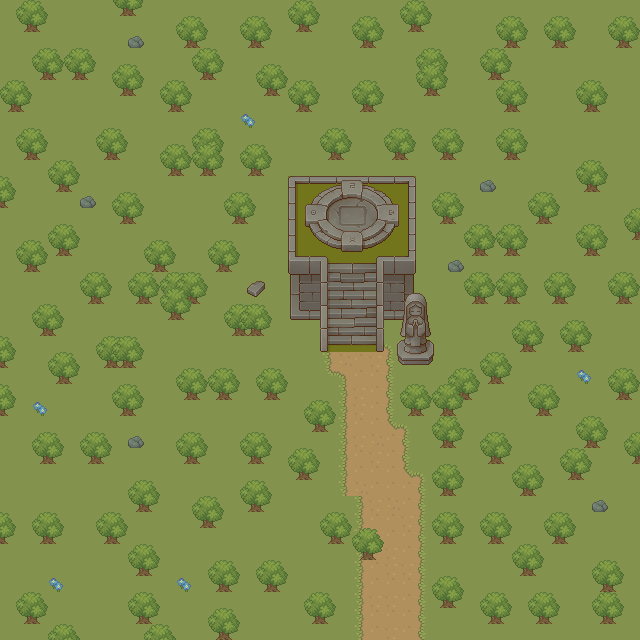

This is a level from a 2D game, rendered from its Tiled map with the project's own tilesets. A one-line summary and the map file follow, with tile-layer data summarised:
An orthogonal 40x40 tile map with 16x16 px tiles, 5 tile layers (Tile Layer 1, Tile Layer 2, Tile Layer 3, Tile Layer 4, ...), 7 tilesets.

<map version="1.10" tiledversion="1.11.0" orientation="orthogonal" renderorder="right-down" width="40" height="40" tilewidth="16" tileheight="16" infinite="0" nextlayerid="9" nextobjectid="1">
 <tileset firstgid="1" name="free" tilewidth="16" tileheight="16" tilecount="130" columns="13">
  <image source="Tilesets/Tilesets/free.png" width="208" height="160" />
 </tileset>
 <tileset firstgid="131" name="TX Plant" tilewidth="16" tileheight="16" tilecount="1024" columns="32">
  <image source="Tilesets/TX Plant.png" width="512" height="512" />
 </tileset>
 <tileset firstgid="1155" name="TX Struct" tilewidth="16" tileheight="16" tilecount="1024" columns="32">
  <image source="Tilesets/TX Struct.png" width="512" height="512" />
 </tileset>
 <tileset firstgid="2179" name="TX Tileset Wall" tilewidth="16" tileheight="16" tilecount="1024" columns="32">
  <image source="Tilesets/TX Tileset Wall.png" width="512" height="512" />
 </tileset>
 <tileset firstgid="3203" name="TX Tileset Grass" tilewidth="16" tileheight="16" tilecount="256" columns="16">
  <image source="Tilesets/TX Tileset Grass.png" width="256" height="256" />
 </tileset>
 <tileset firstgid="3459" name="TX Props" tilewidth="16" tileheight="16" tilecount="1024" columns="32">
  <image source="Tilesets/TX Props.png" width="512" height="512" />
 </tileset>
 <tileset firstgid="4483" name="protal" tilewidth="16" tileheight="16" tilecount="60" columns="12">
  <image source="Tilesets/protal.png" width="192" height="80" />
 </tileset>
 <layer id="1" name="Tile Layer 1" width="40" height="40">
  <data>[1600 cells, 1600 non-empty, 13 distinct tile ids]</data>
 </layer>
 <layer id="2" name="Tile Layer 2" width="40" height="40">
  <data>[1600 cells, 245 non-empty, 54 distinct tile ids]</data>
 </layer>
 <layer id="3" name="Tile Layer 3" width="40" height="40">
  <data>[1600 cells, 75 non-empty, 30 distinct tile ids]</data>
 </layer>
 <layer id="4" name="Tile Layer 4" width="40" height="40">
  <data>[1600 cells, 281 non-empty, 55 distinct tile ids]</data>
 </layer>
 <layer id="8" name="Portal" width="40" height="40">
  <data>[1600 cells, 30 non-empty, 30 distinct tile ids]</data>
 </layer>
</map>
